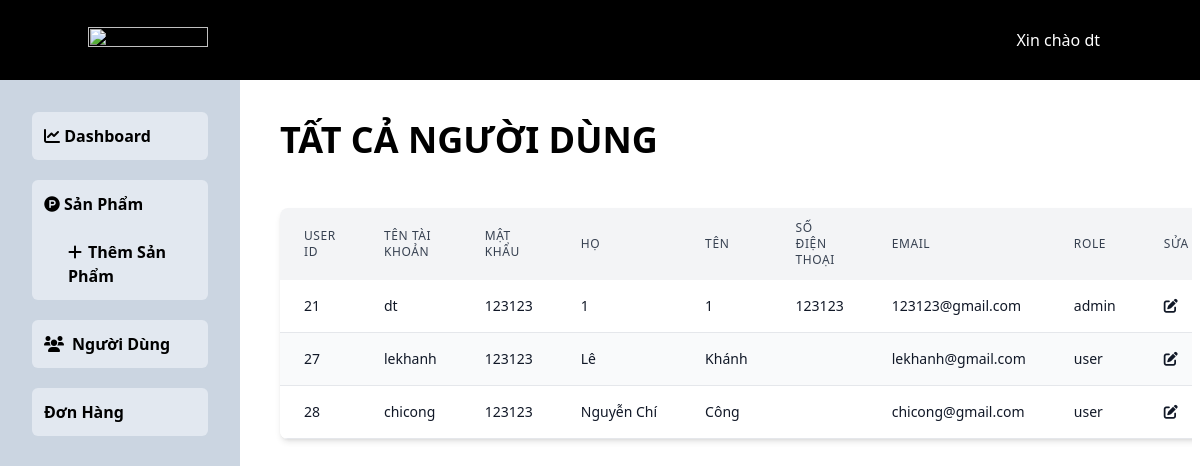
The app's page /ecommerce/admin/admin_user.php (signed in) with its own data.
### tables this page shows
CREATE TABLE `users` (
  `user_id` int(11) NOT NULL,
  `user_name` varchar(255) NOT NULL,
  `user_password` varchar(255) NOT NULL,
  `user_firstname` varchar(255) NOT NULL,
  `user_lastname` varchar(255) NOT NULL,
  `user_email` text NOT NULL,
  `user_numberphone` text NOT NULL,
  `user_image` text NOT NULL,
  `user_address` text NOT NULL,
  `user_role` varchar(30) NOT NULL,
  `user_date` date NOT NULL
);

### ecommerce/functions.php (called while the page is built, shortened)
<?php
include "../db/db.php";
function selectInfoUser($id)
{
    global $connection;
    $query = "SELECT * FROM users WHERE user_id = $id ";
    $select_user_queryz = mysqli_query($connection, $query);
    $list_info_user = mysqli_fetch_array($select_user_queryz);
    return $list_info_user;
}

### ecommerce/admin/inc/view_all_user.php (the view, shortened to what this page needs)
<div class="container mx-auto p-10 w-4/5">
    <h2 class="text-4xl font-semibold">TẤT CẢ NGƯỜI DÙNG</h2>
    <div class="flex flex-col mt-10">
        <div class="overflow-x-auto sm:-mx-6 lg:-mx-8">
            <div class="inline-block py-2 min-w-full sm:px-6 lg:px-8">
                <div class="overflow-hidden shadow-md sm:rounded-lg">
                    <table class="min-w-full">
                        <thead class="bg-gray-100 dark:bg-gray-700">
                            <tr>
                                <th scope="col" class="py-3 px-6 text-xs font-medium tracking-wider text-left text-gray-700 uppercase dark:text-gray-400">
                                    User ID
                                </th>
                                <th scope="col" class="py-3 px-6 text-xs font-medium tracking-wider text-left text-gray-700 uppercase dark:text-gray-400">
                                    Tên Tài Khoản
                                </th>
                                <th scope="col" class="py-3 px-6 text-xs font-medium tracking-wider text-left text-gray-700 uppercase dark:text-gray-400">
                                    Mật Khẩu
                                </th>
                                <th scope="col" class="py-3 px-6 text-xs font-medium tracking-wider text-left text-gray-700 uppercase dark:text-gray-400">
                                    Họ
                                </th>
                                <th scope="col" class="py-3 px-6 text-xs font-medium tracking-wider text-left text-gray-700 uppercase dark:text-gray-400">
                                    Tên
                                </th>
                                <th scope="col" class="py-3 px-6 text-xs font-medium tracking-wider text-left text-gray-700 uppercase dark:text-gray-400">
                                    Số Điện Thoại
                                </th>
                                <th scope="col" class="py-3 px-6 text-xs font-medium tracking-wider text-left text-gray-700 uppercase dark:text-gray-400">
                                    Email
                                </th>
                                <th scope="col" class="py-3 px-6 text-xs font-medium tracking-wider text-left text-gray-700 uppercase dark:text-gray-400">
                                    Role
                                </th>
                                <th scope="col" class="py-3 px-6 text-xs font-medium tracking-wider text-left text-gray-700 uppercase dark:text-gray-400">
                                    Sửa
                                </th>
                            </tr>
                        </thead>
                        <tbody>
                            <?php
                            $query = "SELECT * FROM users ";
                            $select_users_query = mysqli_query($connection, $query);
                            while ($row = mysqli_fetch_assoc($select_users_query)) {
                                $user_id = $row['user_id'];
                                $user_name = $row['user_name'];
                                $user_password = $row['user_password'];
                                $user_firstname = $row['user_firstname'];
                                $user_lastname = $row['user_lastname'];
                                $user_role = $row['user_role'];
                                $user_email = $row['user_email'];
                                $user_numberphone = $row['user_numberphone'];
                                echo "
                                    <tr class='border-b odd:bg-white even:bg-gray-50 odd:dark:bg-gray-800 even:dark:bg-gray-700 dark:border-gray-600'>
                                        <td class='py-4 px-6 text-sm font-medium text-gray-900 whitespace-nowrap dark:text-white'>
                                        $user_id
                                        </td>
                                        <td class='py-4 px-6 text-sm font-medium text-gray-900 whitespace-nowrap dark:text-white'>
                                        $user_name
                                        </td>
                                        <td class='py-4 px-6 text-sm font-medium text-gray-900 whitespace-nowrap dark:text-white'>
                                        $user_password
                                        </td>
                                        <td class='py-4 px-6 text-sm font-medium text-gray-900 whitespace-nowrap dark:text-white'>
                                        $user_firstname
                                        </td>
                                        <td class='py-4 px-6 text-sm font-medium text-gray-900 whitespace-nowrap dark:text-white'>
                                        $user_lastname
                                        </td>
                                        <td class='py-4 px-6 text-sm font-medium text-gray-900 whitespace-nowrap dark:text-white'>
                                        $user_numberphone
                                        </td>
                                        <td class='py-4 px-6 text-sm font-medium text-gray-900 whitespace-nowrap dark:text-white'>
                                        $user_email
                                        </td>
                                        <td class='py-4 px-6 text-sm font-medium text-gray-900 whitespace-nowrap dark:text-white'>
                                        $user_role
                                        </td>
                                        <td class='py-4 px-6 text-sm font-medium text-gray-900 whitespace-nowrap dark:text-white'>
                                        <a href='?control=edit_user&u_id=$user_id'><i class='fa-solid fa-pen-to-square'></i></a>
                                        </td>
                                        <a href='?delete_u=$user_id'><i class='fa-solid fa-circle-minus'></i></a>
                                    </tr>
                                    ";
                            }
                            ?>
                        </tbody>
                    </table>
                </div>
            </div>
        </div>
    </div>
</div>

### ecommerce/admin/inc/header.php (shortened to what this page needs)
<?php
include "../db/db.php";
include "../functions.php";
?>
<!DOCTYPE html>
<html lang="en">
<head>
    <link rel="stylesheet" href="../src/css/style.css">
    <link rel="stylesheet" href="../fontawesome-free-6.0.0-web/fontawesome-free-6.0.0-web/css/all.min.css">
    <script src="https://cdn.tailwindcss.com"></script>
</head>

### ecommerce/admin/admin_user.php (shortened to what this page needs)
<?php
include "./inc/header.php";
?>
<body>
    <?php include "./inc/admin_navbar.php"; ?>
    <div class="flex">
        <?php include "./inc/admin_sidebar.php"; ?>
        <?php
        if (isset($_GET['control'])) {
            $control = $_GET['control'];
        } else {
            $control = "";
        }
        switch ($control) {
            default:
                include "./inc/view_all_user.php";
                break;
        }
        ?>
    </div>
</body>
</html>

### ecommerce/admin/inc/admin_navbar.php (shortened to what this page needs)
<?php
if (isset($_SESSION['user_id'])) {
    $array_info_user = selectInfoUser($_SESSION['user_id']);
}
?>
<nav class="w-full bg-black relative">
    <div class="container mx-auto flex lg:flex-row justify-between h-20">
        <div class="flex items-center">
            <img src="http://demo.themepiko.com/wodex/fashion/wp-content/uploads/2022/01/logo.png" alt="" height="20" width="120" class="object-fit">
        </div>
        <ul class="hidden lg:flex items-center text-base">
            <li class="list-none px-3 text-white">Xin chào <?php echo $array_info_user['user_name'] ?></li>
        </ul>
    </div>
</nav>

### ecommerce/admin/inc/admin_sidebar.php
<div class="w-72 min-h-screen h-auto bg-slate-300 hidden lg:block">
    <ul class="p-8">
        <li class="mb-5 text-md font-semibold bg-slate-200 p-3 rounded-md"><a href="admin_dashbroad.php?control=dashbroad" class="hover:text-orange-300 duration-300 "><i class="fa-solid fa-chart-line"></i> Dashboard</a>
        </li>
        <li class="mb-5 text-md font-semibold bg-slate-200 p-3 rounded-md "><a href="admin_products.php" class="hover:text-orange-300 duration-300 "><i class="fa-brands fa-product-hunt w-5"></i>Sản Phẩm</a>
            <ul style="margin-left: 24px;">
                <li class="mt-6"><a href="admin_products.php?control=add_product" class="hover:text-orange-300 duration-300 "><i class="fa-solid fa-plus w-5"></i>Thêm Sản Phẩm</a></li>
            </ul>
        </li>
        <li class="mb-5 text-md font-semibold bg-slate-200 p-3 rounded-md"><a href="admin_user.php?control=users" class="hover:text-orange-300 duration-300  "><i class="fa-solid fa-users w-5 mr-2"></i>Người Dùng</a>
        </li>
        <li class="mb-5 text-md font-semibold bg-slate-200 p-3 rounded-md"><a href="admin_bill.php?control=bills" class="hover:text-orange-300 duration-300  "><i class="fa-thin fa-notes"></i>Đơn Hàng</a>
        </li>
    </ul>
</div>

### records on screen
users: user_name "dt", user_id "21", user_password "123123", user_firstname "1", user_lastname "1", user_numberphone "123123", user_email "123123@gmail.com", user_role "admin"
users: user_id "27", user_name "lekhanh", user_password "123123", user_firstname "Lê", user_lastname "Khánh", user_email "lekhanh@gmail.com", user_role "user"
users: user_id "28", user_name "chicong", user_password "123123", user_firstname "Nguyễn Chí", user_lastname "Công", user_email "chicong@gmail.com", user_role "user"
